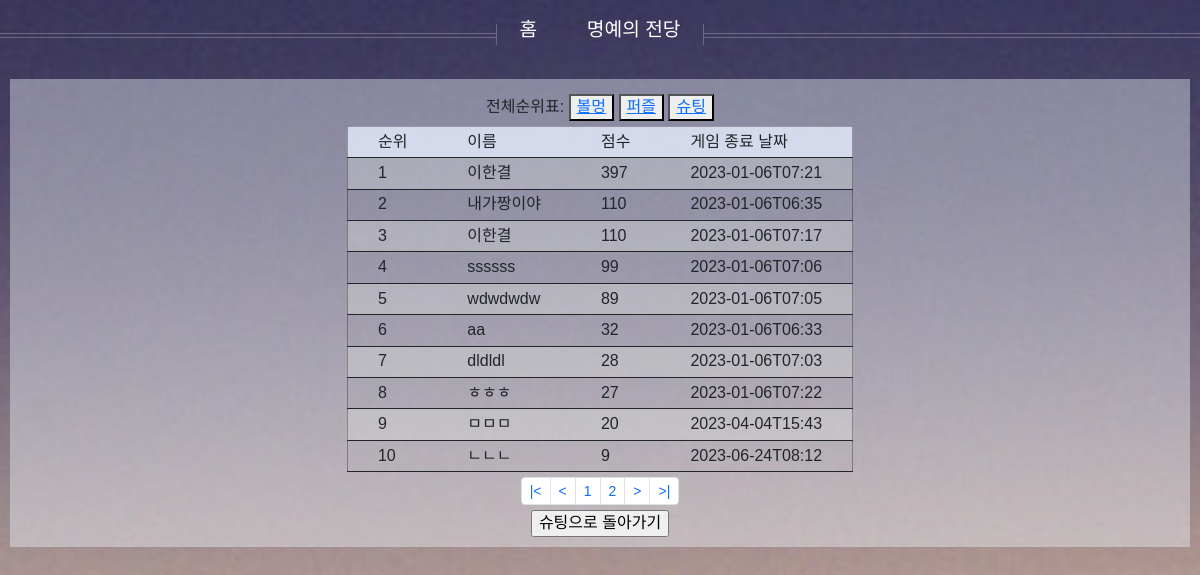
Screenshot of /shootingApp/show/ with the database file from the repository.
### shootingApp/models.py (models this page shows)
class Space_shooting(models.Model):
    name = models.CharField(max_length=10,null=True)
    score = models.IntegerField()
    time_info = models.CharField(max_length=100,null=True)
    class Meta:
        managed = False

### shootingApp/views.py (the view)
# urls.py: path("show/", views.show),
def show(request):
    spaceShooting = Space_shooting.objects.all()
    spaceShooting = spaceShooting.order_by("-score", "time_info") #-score 역순
    page_info = {
        "startPage" : 1,
        "endPage" : 10,
        "underPageCount" : 10, #하단 페이지의 보여질 개수
        "currentPage" : 1,
        "totalPage" : 0,
        "countPerPage" : 10, #페이지당 보여질 데이터수
    }
    page_info["currentPage"] = request.GET.get('page')
    if not page_info["currentPage"]: #현재페이지를 가져오지 못하면 1페이지를 보여줌
        page_info["currentPage"] = 1
    else:
        page_info["currentPage"] = int(page_info["currentPage"]) #숫자로 형변환
        if page_info["currentPage"] <= 0:
            page_info["currentPage"] = 1
    page_info["totalPage"] = (spaceShooting.count() // page_info["countPerPage"]) + 1
    if (spaceShooting.count() % page_info["countPerPage"]) == 0: #한페이지에 보여질 수에 딱 맞아 떨어지면 1을 빼줘야됨
        page_info["totalPage"] -= 1
    page_info["startPage"] = (page_info["currentPage"] // page_info["underPageCount"]) * page_info["underPageCount"] + 1
    page_info["endPage"] = page_info["startPage"] + page_info["underPageCount"] - 1
    if page_info["endPage"] > page_info["totalPage"]: #끝 페이지가 전체페이지수를 넘어가면
        page_info["endPage"] = page_info["totalPage"]
    pageRange = range(page_info["startPage"], page_info["endPage"]+1)
    paginator = Paginator(spaceShooting, page_info["countPerPage"])  # 한페이지당 보여질 개수(데이터, 개수)
    rankinfo_s = paginator.get_page(page_info["currentPage"]) # 몇 페이지를 보여줄지 저장(1페이지의 10개의 데이터가 저장)
    return render(request, "shootingApp/show.html", {"rankdata":rankinfo_s, "page_info":page_info, "pageRange":pageRange})

### ballmungApp/templatetags/rank_filter.py (called while the page is built)
@register.filter
def rank_filter(value, arg):
    rank = value + (arg - 1) * 10
    return rank

### shootingApp/templates/shootingApp/show.html (shortened to what this page needs)
<html>
    <head>
        <link href="https://cdn.jsdelivr.net/npm/bootstrap@5.2.3/dist/css/bootstrap.min.css" rel="stylesheet">
        <link rel="stylesheet" href="/static/ballmungApp/css/ballmung.css">
        <link rel="stylesheet" href="/static/ballmungApp/css/mainApp_rank.css">
    </head>
    <body>
        {% include "nav.html" %}
        <div class="wrapper">
            {% include "header.html" %}
            <table>
                <thead>
                    <tr>
                        <th>순위</th>
                        <th>이름</th>
                        <th>점수</th>
                        <th>게임 종료 날짜</th>
                    </tr>
                </thead>
                {% load rank_filter %}
                <tbody>
                    {% for pu in rankdata %}
                    <tr>
                        <td>{{forloop.counter | rank_filter:page_info.currentPage}}</td>
                        <td>{{pu.name}}</td>
                        <td>{{pu.score}}</td>
                        <td>{{pu.time_info}}</td>
                    </tr>
                    {% endfor %}
                </tbody>
            </table>
            <div class="underPageBar">
                <ul class="pagination pagination-sm">
                    <li class="page-item"><a class="page-link" href="{% url "shootingApp:rank" %}?page={{ 1 }}">|&lt</a></li>
                        <li class="page-item"><a class="page-link" href="{% url "shootingApp:rank" %}?page={{ page_info.currentPage | add:-1 }}">&lt</a></li>
                        {% for pr in pageRange%}
                        <li class="page-item"><a class="page-link" href="{% url "shootingApp:rank" %}?page={{ pr }}">{{ pr }}</a></li>
                        {% endfor %}
                    <li class="page-item"><a class="page-link" href="{% url "shootingApp:rank" %}?page={{ page_info.currentPage | add:1 }}">&gt</a></li>
                        <li class="page-item"><a class="page-link" href="{% url "shootingApp:rank" %}?page={{ page_info.totalPage }}">&gt|</a></li>
                </ul>
            </div>
            <input type="button" class="shootingreturn" value="슈팅으로 돌아가기" onclick="location.href='../'" >
        </div>
    </body>
</html>

### ballmungApp/static/ballmungApp/css/ballmung.css (style rules this page uses)
html,body,div,span, p, a, img, ol, ul, li, form, label, table, tr, th, td, canvas, header, nav, section { margin: 0; padding: 0; border: 0; font-size: 100%; font: inherit; vertical-align: baseline; }
body { font-family: 'Noto Sans KR', sans-serif; padding-left: 0px; background-image: url("../images/header.jpg"); background-repeat: no-repeat; line-height: 1.3; }
.wrapper { background-color: rgba(240, 248, 255, 0.4); display: flex; justify-content: center; padding: 10px; margin: 10px; }
table { position: relative; border-collapse: collapse; border: 1px solid; border-color: rgba(0, 0, 0, 0.3); padding-left: 10px; }
thead { background-color: rgba(231, 237, 254, 0.8); }
th, td { border-bottom: 1px solid; padding: 0.6vh 0.7vw; }
tbody>tr:nth-of-type(2n-1) { background-color: rgba(235, 237, 232, 0.3); }

### ballmungApp/static/ballmungApp/css/mainApp_rank.css (style rules this page uses)
html,body,div,span, p, a, img, ol, ul, li, form, label, table, tr, th, td, canvas, header, nav, section { margin: 0; padding: 0; border: 0; font-size: 100%; font: inherit; vertical-align: baseline; }
body { font-family: 'Noto Sans KR', sans-serif; padding-left: 0px; background-image: url("../images/pic03.jpg"); background-size: cover; line-height: 1.3; }
.wrapper { background-color: rgba(240, 248, 255, 0.4); display: flex; flex-direction: column; justify-content: center; align-items: center; padding: 10px; margin: 10px; }
.wrapper>div { margin: 5px; }
table { position: relative; border-collapse: collapse; border: 1px solid; border-color: rgba(0, 0, 0, 0.3); padding-left: 10px; }
thead { background-color: rgba(231, 237, 254, 0.8); }
th, td { border-bottom: 1px solid; padding: 0.6vh 2.5vw; }
tbody>tr:nth-of-type(2n-1) { background-color: rgba(235, 237, 232, 0.3); }

### shootingApp/templates/shootingApp/show.html (style rules this page uses)
th, td { border-bottom: 1px solid; padding: 0.6vh 3.0vw; }

### rows the page displays
Space_shooting: name "이한결", score "397", time_info "2023-01-06T07:21"
Space_shooting: name "내가짱이야", score "110", time_info "2023-01-06T06:35"
Space_shooting: name "이한결", score "110", time_info "2023-01-06T07:17"
Space_shooting: name "ssssss", score "99", time_info "2023-01-06T07:06"
Space_shooting: name "wdwdwdw", score "89", time_info "2023-01-06T07:05"
Space_shooting: name "aa", score "32", time_info "2023-01-06T06:33"
Space_shooting: name "dldldl", score "28", time_info "2023-01-06T07:03"
Space_shooting: name "ㅎㅎㅎ", score "27", time_info "2023-01-06T07:22"
Space_shooting: name "ㅁㅁㅁ", score "20", time_info "2023-04-04T15:43"
Space_shooting: name "ㄴㄴㄴ", score "9", time_info "2023-06-24T08:12"

### other values shown
{{ pr }} "1" "2"
